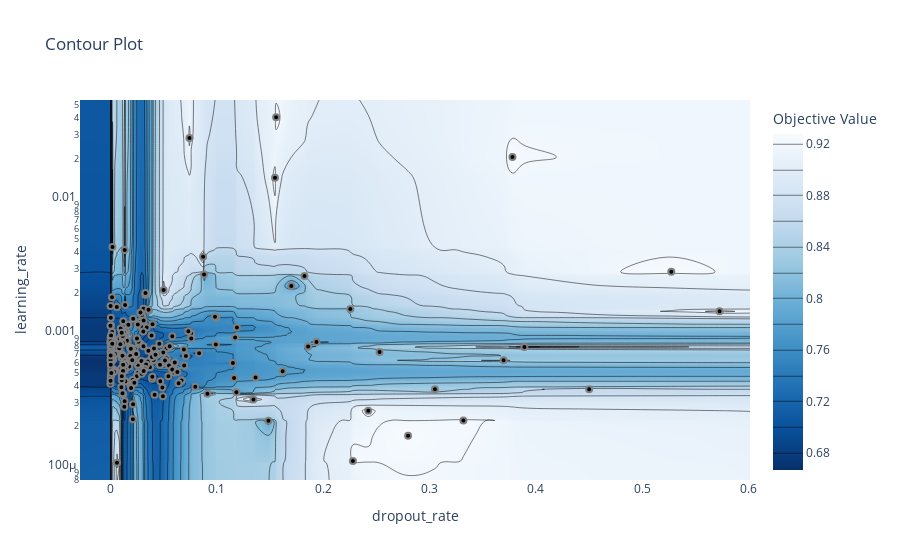

The cell this chart's notebook holds for it:
### Code cell
# plot the estimated accuracy surface over hyperparameters:
fig = optuna.visualization.plot_contour(study9, params=['learning_rate', 'dropout_rate'])
fig.show()

### Figure 1 — Plotly figure (JSON) as saved in the notebook; plotly's stock layout.template omitted (floating-point values rounded to 4 significant figures; data arrays with more than 128 entries replaced by an {"elided": "..."} marker saying what was removed)
{"data": [{"colorbar": {"title": {"text": "Objective Value"}}, "colorscale": [[0, "rgb(247,251,255)"], [0.125, "rgb(222,235,247)"], [0.25, "rgb(198,219,239)"], [0.375, "rgb(158,202,225)"], [0.5, "rgb(107,174,214)"], [0.625, "rgb(66,146,198)"], [0.75, "rgb(33,113,181)"], [0.875, "rgb(8,81,156)"], [1, "rgb(8,48,107)"]], "connectgaps": true, "contours": {"coloring": "heatmap"}, "hoverinfo": "none", "line": {"smoothing": 1.3}, "reversescale": true, "type": "contour", "x": {"elided": "202 float values"}, "y": {"elided": "202 float values"}, "z": {"elided": "202x202 float values"}}, {"marker": {"color": "black", "line": {"color": "Grey", "width": 2}}, "mode": "markers", "showlegend": false, "type": "scatter", "x": {"elided": "200 float values"}, "y": {"elided": "200 float values"}}], "layout": {"title": {"text": "Contour Plot"}, "xaxis": {"range": [-0.02856, 0.6013], "title": {"text": "dropout_rate"}}, "yaxis": {"range": [-4.101, -1.262], "title": {"text": "learning_rate"}, "type": "log"}}}
